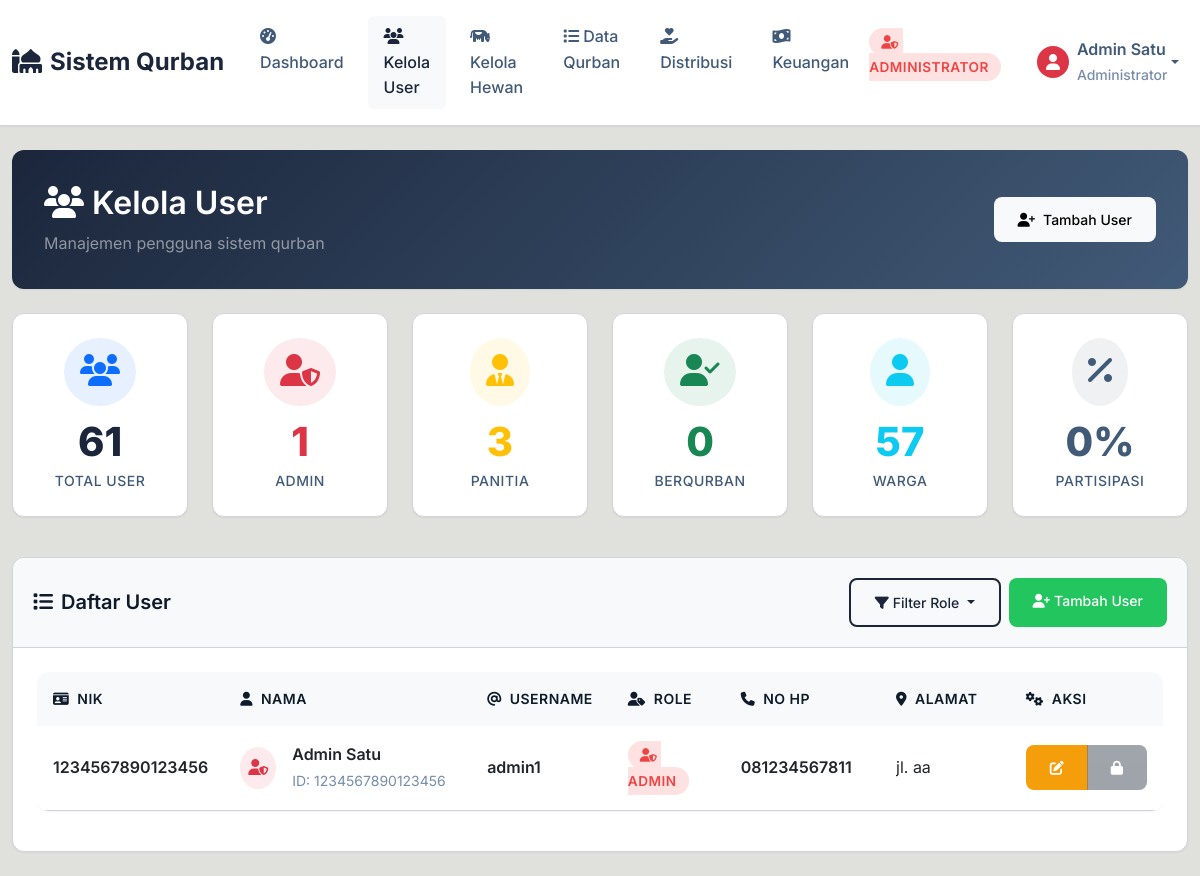
The page /pages/admin/user_list.php?role=admin (signed in) on the database its author committed.
### tables this page shows
CREATE TABLE IF NOT EXISTS `users` (
  `nik` varchar(255) NOT NULL,
  `name` varchar(255) NOT NULL DEFAULT '',
  `username` varchar(50) NOT NULL DEFAULT '',
  `password` varchar(255) NOT NULL DEFAULT '',
  `role` enum('warga','panitia','berqurban','admin') NOT NULL DEFAULT 'warga',
  `alamat` text,
  `no_hp` varchar(20) DEFAULT NULL,
  `created_at` timestamp NULL DEFAULT NULL,
  PRIMARY KEY (`nik`)
);

### pages/admin/user_list.php (the view, shortened to what the rows shown need)
<?php
include "../../config/koneksi.php";
?>
<!DOCTYPE html>
<html lang="id">
<head>
    <link href="https://cdn.jsdelivr.net/npm/bootstrap@5.3.0/dist/css/bootstrap.min.css" rel="stylesheet">
    <link href="https://cdnjs.cloudflare.com/ajax/libs/font-awesome/6.4.0/css/all.min.css" rel="stylesheet">
    <link href="../../assets/css/style.css" rel="stylesheet">
</head>
<body>
    <div class="container-fluid py-4">
        <div class="row mb-4">
            <div class="col-12">
                <div class="card dashboard-card">
                    <div class="card-body">
                        <div class="row align-items-center">
                            <div class="col-md-8">
                                <h2 class="text-white mb-2">
                                    <i class="fas fa-users me-2"></i>Kelola User
                                </h2>
                            </div>
                        </div>
                    </div>
                </div>
            </div>
        </div>
        <div class="row">
            <div class="col-12">
                <div class="card">
                    <div class="card-body">
                        <div class="table-responsive">
                            <table class="table table-hover">
                                <thead>
                                    <tr>
                                        <th width="12%">
                                            <i class="fas fa-id-card me-2"></i>NIK
                                        </th>
                                        <th width="25%">
                                            <i class="fas fa-user me-2"></i>Nama
                                        </th>
                                        <th width="15%">
                                            <i class="fas fa-at me-2"></i>Username
                                        </th>
                                        <th width="12%">
                                            <i class="fas fa-user-tag me-2"></i>Role
                                        </th>
                                        <th width="15%">
                                            <i class="fas fa-phone me-2"></i>No HP
                                        </th>
                                        <th width="15%">
                                            <i class="fas fa-map-marker-alt me-2"></i>Alamat
                                        </th>
                                        <th width="6%">
                                            <i class="fas fa-cogs me-2"></i>Aksi
                                        </th>
                                    </tr>
                                </thead>
                                <tbody>
                                    <?php
                                    $role_filter = $_GET['role'] ?? 'all';
                                    $where_clause = "";
                                    if ($role_filter != 'all') {
                                        $where_clause = "WHERE role = '$role_filter'";
                                    }
                                    $users = mysqli_query($conn, "SELECT * FROM users $where_clause ORDER BY
                                        CASE role
                                            WHEN 'admin' THEN 1
                                            WHEN 'panitia' THEN 2
                                            WHEN 'berqurban' THEN 3
                                            WHEN 'warga' THEN 4
                                        END, name ASC");
                                    if (mysqli_num_rows($users) > 0):
                                        while ($row = mysqli_fetch_assoc($users)):
                                            ?>
                                            <tr>
                                                <td>
                                                    <div class="fw-semibold"><?= $row['nik'] ?></div>
                                                </td>
                                                <td>
                                                    <div class="d-flex align-items-center">
                                                        <div class="bg-<?=
                                                            $row['role'] == 'admin' ? 'danger' :
                                                            ($row['role'] == 'panitia' ? 'warning' :
                                                                ($row['role'] == 'berqurban' ? 'success' : 'info'))
                                                            ?> bg-opacity-10 rounded-circle p-2 me-3">
                                                            <i class="fas fa-<?=
                                                                $row['role'] == 'admin' ? 'user-shield' :
                                                                ($row['role'] == 'panitia' ? 'user-tie' :
                                                                    ($row['role'] == 'berqurban' ? 'user-check' : 'user'))
                                                                ?> text-<?=
                                                                 $row['role'] == 'admin' ? 'danger' :
                                                                 ($row['role'] == 'panitia' ? 'warning' :
                                                                     ($row['role'] == 'berqurban' ? 'success' : 'info'))
                                                                 ?>"></i>
                                                        </div>
                                                        <div>
                                                            <div class="fw-semibold"><?= $row['name'] ?></div>
                                                            <small class="text-muted">ID: <?= $row['nik'] ?></small>
                                                        </div>
                                                    </div>
                                                </td>
                                                <td>
                                                    <div class="fw-semibold"><?= $row['username'] ?></div>
                                                </td>
                                                <td>
                                                    <span class="role-badge role-<?= $row['role'] ?>">
                                                        <i class="fas fa-<?=
                                                            $row['role'] == 'admin' ? 'user-shield' :
                                                            ($row['role'] == 'panitia' ? 'user-tie' :
                                                                ($row['role'] == 'berqurban' ? 'user-check' : 'user'))
                                                            ?> me-1"></i>
                                                        <?= strtoupper($row['role']) ?>
                                                    </span>
                                                </td>
                                                <td>
                                                    <?php if (!empty($row['no_hp'])): ?>
                                                        <div class="fw-semibold"><?= $row['no_hp'] ?></div>
                                                    <?php else: ?>
                                                        <span class="text-muted fst-italic">Tidak ada</span>
                                                    <?php endif; ?>
                                                </td>
                                                <td>
                                                    <?php if (!empty($row['alamat'])): ?>
                                                        <div class="text-truncate" style="max-width: 150px;"
                                                            title="<?= $row['alamat'] ?>">
                                                            <?= $row['alamat'] ?>
                                                        </div>
                                                    <?php else: ?>
                                                        <span class="text-muted fst-italic">Tidak ada</span>
                                                    <?php endif; ?>
                                                </td>
                                                <td>
                                                    <div class="btn-group" role="group">
                                                        <a href="edit_user.php?nik=<?= $row['nik'] ?>"
                                                            class="btn btn-sm btn-warning" title="Edit User">
                                                            <i class="fas fa-edit"></i>
                                                        </a>
                                                        <?php if ($row['nik'] != $_SESSION['nik']): ?>
                                                            <a href="delete_user.php?nik=<?= $row['nik'] ?>"
                                                                class="btn btn-sm btn-danger" title="Hapus User"
                                                                onclick="return confirm('Yakin ingin hapus user <?= $row['name'] ?>?')">
                                                                <i class="fas fa-trash"></i>
                                                            </a>
                                                        <?php else: ?>
                                                            <button class="btn btn-sm btn-secondary" disabled
                                                                title="Tidak dapat menghapus diri sendiri">
                                                                <i class="fas fa-lock"></i>
                                                            </button>
                                                        <?php endif; ?>
                                                    </div>
                                                </td>
                                            </tr>
                                        <?php
                                        endwhile;
                                    endif; ?>
                                </tbody>
                            </table>
                        </div>
                    </div>
                </div>
            </div>
        </div>
    </div>
</body>
</html>

### rows shown on the page
users: nik "1234567890123456", name "Admin Satu", username "admin1", role "ADMIN", no_hp "081234567811", alamat "jl. aa"

### other values the page prints
$_SESSION['nama'] "Admin Satu"
$stats['total_users'] "61"
$stats['admin'] "1"
$stats['panitia'] "3"
$stats['berqurban'] "0"
$stats['warga'] "57"
